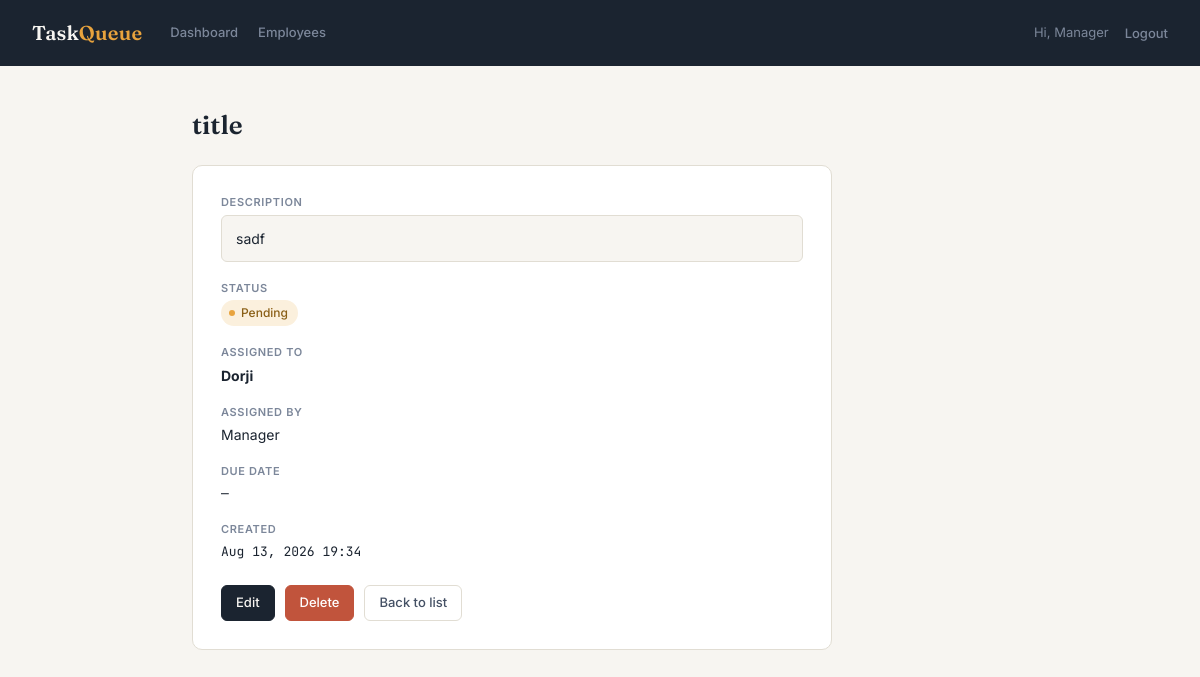
Page /manager/tasks/7/ (signed in) on the committed database.
### Employee_Task_ToDo/models.py (models this page shows, shortened)
class Task(models.Model):
    STATUS_CHOICES = (
        ('pending', 'Pending'),
        ('in_progress', 'In Progress'),
        ('completed', 'Completed'),
    )
    title = models.CharField(max_length=200)
    description = models.TextField(blank=True)
    assigned_to = models.ForeignKey(User, related_name='tasks_assigned', on_delete=models.CASCADE)
    assigned_by = models.ForeignKey(User, related_name='tasks_created', on_delete=models.CASCADE)
    status = models.CharField(max_length=11, choices=STATUS_CHOICES, default='pending')
    due_date = models.DateField(null=True, blank=True)
    created_at = models.DateTimeField(auto_now_add=True)
    completed_at = models.DateTimeField(null=True, blank=True)

### Employee_Task_ToDo/manager_views.py (the view)
# urls.py: path('manager/tasks/<int:pk>/', views.task_detail, name='manager_task_detail'),
@manager_required
def task_detail(request, pk):
    task = get_object_or_404(Task, pk=pk)
    return render(request, 'manager/task_detail.html', {'task': task})

### templates/manager/task_detail.html (shortened to what this page needs)
{% extends 'manager/base_manager.html' %}
{% block content %}
<div class="detail-container">
  <div class="detail-header">
    <h2>{{ task.title }}</h2>
  </div>
  <div class="detail-card">
    <div class="detail-field">
      <label>Description</label>
      <div class="value description">{{ task.description|default:"No description." }}</div>
    </div>
    <div class="detail-field">
      <label>Status</label>
      <div class="value">
        <span class="badge {{ task.status }}">
          {{ task.get_status_display }}
        </span>
      </div>
    </div>
    <div class="detail-field">
      <label>Assigned To</label>
      <div class="value"><strong>{{ task.assigned_to.username }}</strong></div>
    </div>
    <div class="detail-field">
      <label>Assigned By</label>
      <div class="value">{{ task.assigned_by.username }}</div>
    </div>
    <div class="detail-field">
      <label>Due Date</label>
      <div class="value mono-date">{{ task.due_date|default:"—" }}</div>
    </div>
    <div class="detail-field">
      <label>Created</label>
      <div class="value mono-date">{{ task.created_at|date:"M d, Y H:i" }}</div>
    </div>
    <div class="actions">
      <a href="{% url 'manager_task_update' task.pk %}" class="btn">Edit</a>
      <a href="{% url 'manager_task_delete' task.pk %}" class="btn btn-danger">Delete</a>
      <a href="{% url 'manager_dashboard' %}" class="btn btn-outline">Back to list</a>
    </div>
  </div>
</div>
{% endblock %}

### templates/manager/base_manager.html (shortened to what this page needs)
<!DOCTYPE html>
<html lang="en">
<head>
</head>
<body>
  <div class="topbar">
    <div class="topbar-left">
      <a class="brand" href="{% url 'manager_dashboard' %}">Task<span>Queue</span></a>
      <nav>
        <a href="{% url 'manager_dashboard' %}">Dashboard</a>
        <a href="{% url 'manager_employee_list' %}">Employees</a>
      </nav>
    </div>
    <div class="topbar-right">
      <span class="user-greeting">Hi, {{ request.user.username }}</span>
      <form action="{% url 'logout' %}" method="post">
        <button class="nav-logout-btn" type="submit">Logout</button>
      </form>
    </div>
  </div>
  <div class="page">
    {% block content %}{% endblock %}
  </div>
</body>
</html>

### templates/manager/base_manager.html (style rules this page uses)
:root { --ink: #1B2430; --paper: #F7F5F1; --slate: #445064; --slate-light: #7C879A; --amber: #E8A33D; --sage: #4C8577; --coral: #C1543C; --line: #E1DDD3; --card: #FFFFFF; }
* { box-sizing: border-box; }
body { margin: 0; background: var(--paper); color: var(--ink); font-family: 'Inter', sans-serif; font-size: 15px; line-height: 1.5; }
h1, h2, h3 { font-family: 'Fraunces', serif; font-weight: 600; margin: 0; }
a { color: var(--ink); text-decoration: none; }
.topbar { background: var(--ink); color: var(--paper); padding: 18px 32px; display: flex; align-items: center; justify-content: space-between; gap: 16px; }
.topbar-left { display: flex; align-items: center; gap: 28px; }
.topbar .brand { font-family: 'Fraunces', serif; font-size: 20px; font-weight: 600; letter-spacing: 0.01em; color: var(--paper); }
.topbar .brand span { color: var(--amber); }
.topbar nav { display: flex; align-items: center; gap: 20px; }
.topbar nav a { color: var(--slate-light); font-size: 13px; font-weight: 500; }
.topbar-right { display: flex; align-items: center; gap: 16px; }
.topbar .user-greeting { font-size: 13px; color: var(--slate-light); }
.topbar .nav-logout-btn { background: none; border: none; padding: 0; margin: 0; color: var(--slate-light); font-size: 13px; font-weight: 500; cursor: pointer; }
.page { max-width: 880px; margin: 0 auto; padding: 40px 32px 80px; }
.badge { display: inline-flex; align-items: center; gap: 6px; font-size: 12px; font-weight: 500; padding: 4px 10px 4px 8px; border-radius: 100px; }
.badge::before { content: ''; width: 6px; height: 6px; border-radius: 50%; }
.badge.pending { background: #FBF0DD; color: #8A5F16; }
.badge.pending::before { background: var(--amber); }
button, .btn { font-family: 'Inter', sans-serif; font-size: 13px; font-weight: 500; padding: 7px 14px; border-radius: 6px; border: 1px solid var(--ink); background: var(--ink); color: var(--paper); cursor: pointer; display: inline-block; }
form { display: inline; }

### templates/manager/task_detail.html (style rules this page uses)
.detail-container { max-width: 640px; }
.detail-header { margin-bottom: 20px; }
.detail-header h2 { font-size: 26px; margin-bottom: 8px; }
.detail-card { background: var(--card); border: 1px solid var(--line); border-radius: 10px; padding: 28px; margin-bottom: 24px; }
.detail-field { margin-bottom: 18px; font-size: 14px; }
.detail-field label { display: block; font-size: 11px; font-weight: 600; text-transform: uppercase; letter-spacing: 0.06em; color: var(--slate-light); margin-bottom: 4px; }
.detail-field .value { color: var(--ink); line-height: 1.5; }
.detail-field .value.description { background: var(--paper); padding: 12px 14px; border-radius: 6px; border: 1px solid var(--line); white-space: pre-wrap; }
.mono-date { font-family: 'JetBrains Mono', monospace; font-size: 13px; color: var(--slate); }
.actions { display: flex; gap: 10px; align-items: center; margin-top: 24px; }
.btn-danger { background: var(--coral); border-color: var(--coral); color: #FFFFFF; }
.btn-outline { background: transparent; color: var(--slate); border: 1px solid var(--line); }

### rows in the picture
Task: title "title", description "sadf", status "Pending", assigned_to.username "Dorji", assigned_by.username "Manager", due_date "—", created_at "Aug 13, 2026 19:34"

### other values in the picture
{{ request.user.username }} "Manager"
